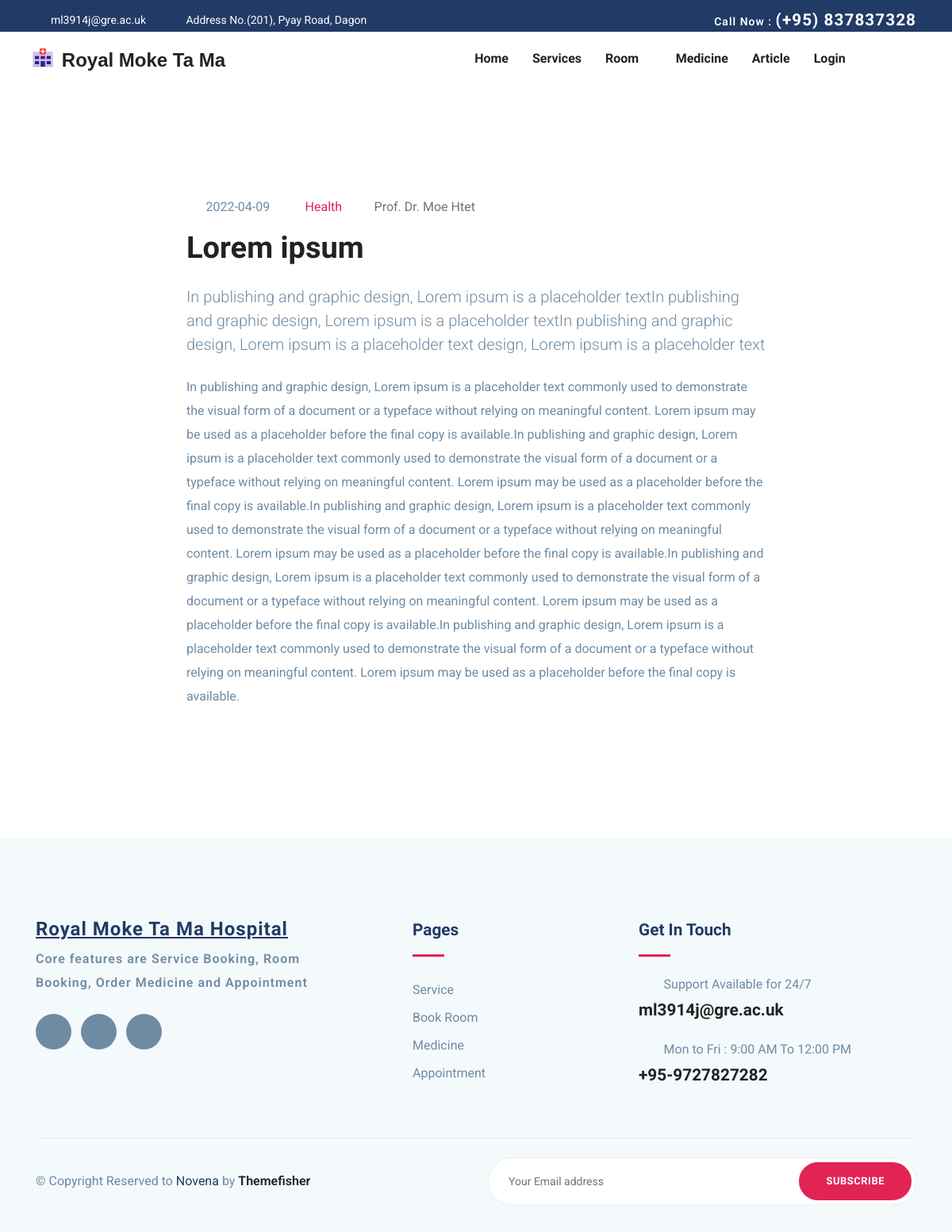
/articledetail.php?articleIdToDetail=3, run on the app's committed database.
### tables this page shows
CREATE TABLE `article` (
  `articleId` int NOT NULL,
  `title` text,
  `subtitle` text,
  `category` varchar(200) DEFAULT NULL,
  `article` text,
  `uploadDate` date DEFAULT NULL,
  `doctorId` int DEFAULT NULL
);

CREATE TABLE `doctor` (
  `doctorId` int NOT NULL,
  `doctorName` varchar(30) NOT NULL,
  `doctorEmail` varchar(50) NOT NULL,
  `doctorPassword` text NOT NULL,
  `doctorPhone` varchar(15) DEFAULT NULL,
  `education` text,
  `introduction` text,
  `specialityId` int DEFAULT NULL
);

### articledetail.php (the view)
<?php
include('header.php');
include('connect.php');
if (isset($_REQUEST['articleIdToDetail'])) {
    $articleIdToDetail = $_REQUEST['articleIdToDetail'];
    $selectarticle = "SELECT * from article a,doctor d where a.doctorId=d.doctorId and a.articleId=$articleIdToDetail";
    $runselectarticle = $connection->query($selectarticle);
    $dataofarticle = $runselectarticle->fetch_array(MYSQLI_ASSOC);
} else {
    echo "<script>alert('Invalid action')</script>";
    echo "<script>location='article.php'</script>";
}
?>
<div id="site-start-section">
    <section class="section blog-wrap">
        <div class="container">
            <div class="row">
                <div class="col-lg-2"></div>
                <div class="col-lg-8">
                    <div class="row">
                        <div class="col-lg-12 mb-5">
                            <div class="single-blog-item">
                                <div class="blog-item-content mt-5">
                                    <div class="blog-item-meta mb-3">
                                        <span class="text-black text-capitalize mr-3"><i class="icofont-calendar mr-2"></i> <?php echo $dataofarticle['uploadDate']; ?></span>
                                        <span class="text-color-2 text-capitalize mr-3"><i class="icofont-book-mark mr-2"></i> <?php echo $dataofarticle['category']; ?></span>
                                        <span class="text-muted text-capitalize mr-3"><i class='icofont-pencil-alt-1 mr-2'></i><?php echo $dataofarticle['doctorName']; ?></span>
                                    </div>
                                    <h2 class="mb-4 text-md"><a href="blog-single.html"><?php echo $dataofarticle['title']; ?></a></h2>
                                    <p class="lead mb-4"><?php echo $dataofarticle['subtitle']; ?></p>
                                    <p><?php echo $dataofarticle['article']; ?></p>
                                </div>
                            </div>
                        </div>
                    </div>
                </div>
            </div>
        </div>
    </section>
</div>
<?php
include('footer.php');
?>

### css/style.css (style rules this page uses)
html { overflow-x: hidden; }
body { line-height: 1.6; font-family: "Roboto", sans-serif; -webkit-font-smoothing: antialiased; font-size: 16px; color: #6F8BA4; font-weight: 400; }
h1, .h1, h2, .h2, h3, .h3, h4, .h4, h5, .h5, h6, .h6 { font-family: "Exo", sans-serif; font-weight: 700; color: #222; }
h2, .h2 { font-size: 44px; }
p { line-height: 30px; }
.section { padding: 100px 0; }
.text-md { font-size: 2.25rem; }
a { color: #222; text-decoration: none; transition: all .35s ease; }
.text-color-2 { color: #e12454; }
.blog-item-content h2 { font-weight: 600; font-size: 38px; }

### fixingnavbar.css (style rules this page uses)
@media (min-width: 992px) { #site-start-section { margin-top: 100px; } }

### data on the page
article: uploadDate "2022-04-09", category "Health", doctorId.doctorName "Prof. Dr. Moe Htet", title "Lorem ipsum", subtitle "In publishing and graphic design, Lorem ipsum is a placeholder textIn publishing and graphic design, Lorem ipsum is a placeholder textIn publishing and graphic design, Lorem ipsum is a placeholder text design, Lorem ipsum is a placeholder text", article "In publishing and graphic design, Lorem ipsum is a placeholder text commonly used to demonstrate the visual form of a document or a typeface without relying on meaningful content. Lorem ipsum may be used as a placeholder before the final copy is available.In publishing and graphic design, Lorem ipsum is a placeholder text commonly used to demonstrate the visual form of a document or a typeface without relying on meaningful content. Lorem ipsum may be used as a placeholder before the final copy is available.In publishing and graphic design, Lorem ipsum is a placeholder text commonly used to demonstrate the visual form of a document or a typeface without relying on meaningful content. Lorem…"
